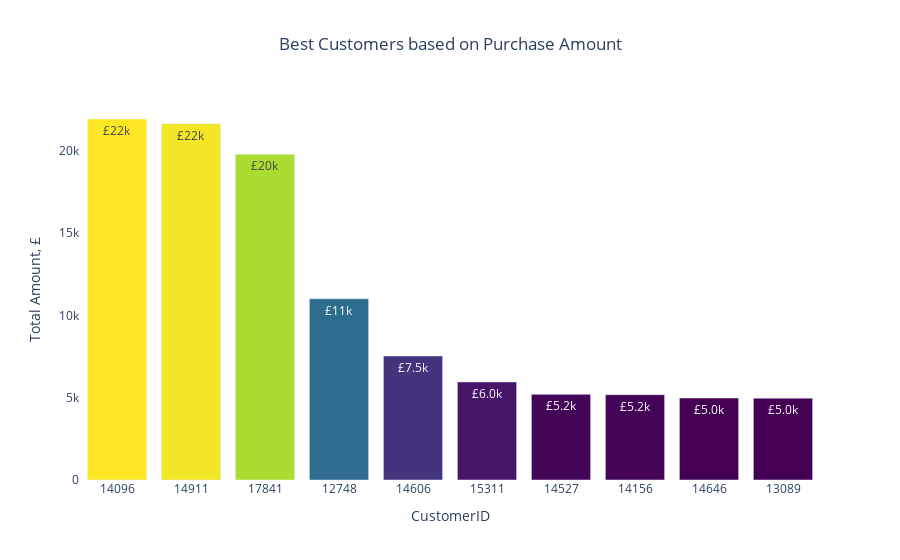

Here is the notebook cell this chart was saved with:
### Code cell
# 'Best Customers based on Purchase Amount
customers_country_based = df.groupby(["CustomerID", "Country"],as_index=False)["TotalPrice"].agg("sum")
best_customers= customers_country_based.sort_values("TotalPrice", ascending=False).head(10)
fig = go.Figure(data=[go.Bar(x=best_customers["CustomerID"].astype(str),
                             y=best_customers["TotalPrice"],
                             hovertext=best_customers["Country"],
                             marker={"color": best_customers["TotalPrice"],"colorscale":"viridis"})])

fig.update_traces(texttemplate="£%{y:.2s}", textposition="inside")
fig.update_layout(title='Best Customers based on Purchase Amount',
                  title_x=0.5,
                  xaxis_title="CustomerID",
                  yaxis_title="Total Amount, £",
                  plot_bgcolor="white")
fig.show()

### Figure 1 — Plotly figure (JSON) as saved in the notebook; plotly's stock layout.template omitted (floating-point values rounded to 4 significant figures)
{"data": [{"hovertext": ["United Kingdom", "EIRE", "United Kingdom", "United Kingdom", "United Kingdom", "United Kingdom", "United Kingdom", "EIRE", "Netherlands", "United Kingdom"], "marker": {"color": [21950.0, 21660.0, 19800.0, 11020.0, 7542.0, 5962.0, 5208.0, 5189.0, 4982.0, 4974.0], "colorscale": [[0, "#440154"], [0.1111, "#482878"], [0.2222, "#3e4989"], [0.3333, "#31688e"], [0.4444, "#26828e"], [0.5556, "#1f9e89"], [0.6667, "#35b779"], [0.7778, "#6ece58"], [0.8889, "#b5de2b"], [1, "#fde725"]]}, "textposition": "inside", "texttemplate": "£%{y:.2s}", "type": "bar", "x": ["14096", "14911", "17841", "12748", "14606", "15311", "14527", "14156", "14646", "13089"], "y": [21950.0, 21660.0, 19800.0, 11020.0, 7542.0, 5962.0, 5208.0, 5189.0, 4982.0, 4974.0]}], "layout": {"plot_bgcolor": "white", "title": {"text": "Best Customers based on Purchase Amount", "x": 0.5}, "xaxis": {"title": {"text": "CustomerID"}}, "yaxis": {"title": {"text": "Total Amount, £"}}}}
